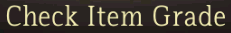
#> input picture resources/check_grade.png, 231 x 33 px
$ python -i detect_boss_room.py   (imports and definitions only)
#> lines starting #> are read from the running program, lines starting #| are printed output that depends on the picture; after the words box and inside, x2 and y2 are one past the last pixel; in counts of white or black regions, pixels touching at a corner belong together
#> further down, picture is the input picture: shape (33, 231, 3); mean B, G, R 51, 60.7, 66.9
import cv2
import numpy as np
import time

from devices.device import Device

# [1 line not run here, left out]


# [6 lines left out: function _mask_red, not called in this run]


def _mask01(img):
    """-> бинарная маска 0/1, uint8, 1 канал"""
    if img.ndim == 3:
        if img.shape[2] == 4:
            img = cv2.cvtColor(img, cv2.COLOR_BGRA2GRAY)
        else:
            img = cv2.cvtColor(img, cv2.COLOR_BGR2GRAY)
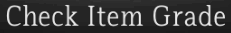
#> img: shape (33, 231); min 24, max 235, mean 61.5
    _, m = cv2.threshold(img, 127, 255, cv2.THRESH_BINARY)
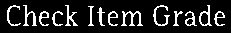
#> m: shape (33, 231); 14.1% white in thin lines or dots, all inside (x1, y1, x2, y2) = (7, 5, 225, 26)
    return (m // 255).astype(np.uint8)


# [50 lines left out: functions _find_mask_tm, wait_for_boss_popup, not called in this run]


# [16 lines not run here, left out]

>>> import cv2
>>> picture = cv2.imread('resources/check_grade.png')
>>> result = _mask01(picture)
